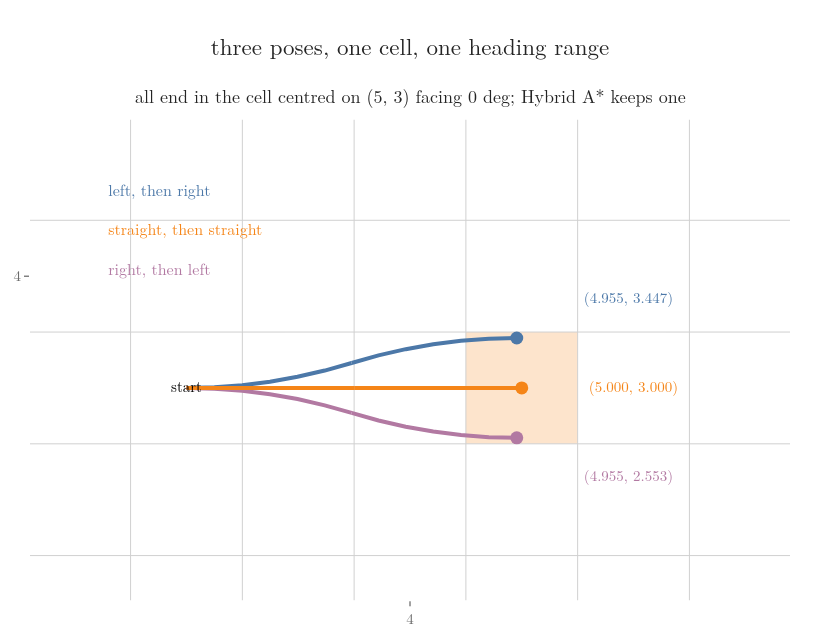

Python code for this plot:
"""Why Hybrid A* keeps one pose per cell and heading range: three ways of driving two arcs from the start, left then
right, right then left, straight then straight, all end facing 0 deg in the cell centred on (5, 3), at three
different points. Hybrid A* keeps only one of them. Run -> merge.png"""
from pathlib import Path

from carkit import START, arc, key_of
from gifkit import BLUE, ORANGE, PURPLE
from lotdraw import axes, label, layout, lot, path
from plotly.subplots import make_subplots

here = Path(__file__).parent
fig = make_subplots(rows=1, cols=1)
runs = {}
for a, b, col in (("L", "R", BLUE), ("R", "L", PURPLE), ("S", "S", ORANGE)):
    t1 = arc(START, 1, a)
    t2 = arc(tuple(t1[-1]), 1, b)
    runs[a + b] = (t1, t2, col)
keys = {key_of(tuple(t2[-1])) for t1, t2, _ in runs.values()}
assert keys == {(5, 3, 0)}
lot(fig, (1, 1), grid=True, cells={(5, 3): "rgba(245,133,24,0.22)"}, xr=(1, 7), yr=(1.5, 5))
names = {"LR": "left, then right", "RL": "right, then left", "SS": "straight, then straight"}
for k, (t1, t2, col) in runs.items():
    path(fig, t1[:, :2], (1, 1), colour=col, width=4)
    path(fig, t2[:, :2], (1, 1), colour=col, width=4)
    x, y = t2[-1][:2]
    path(fig, [(x, y)], (1, 1), colour=col, mode="markers", size=13)
    label(fig, x + 0.6, y + {"LR": 0.35, "RL": -0.35, "SS": 0.0}[k], f"({x:.3f}, {y:.3f})", (1, 1), size=15,
          colour=col, anchor="right")
    label(fig, 1.3, {"LR": 4.75, "SS": 4.4, "RL": 4.05}[k], names[k], (1, 1), size=16, colour=col, anchor="right")
label(fig, 2.0, 3.0, "start", (1, 1), size=15)
axes(fig, (1, 1), xr=(1, 7), yr=(1.5, 5))
layout(fig, "three poses, one cell, one heading range", width=820, height=640,
       subtitle="all end in the cell centred on (5, 3) facing 0 deg; Hybrid A* keeps one")
fig.write_image(here / "merge.png", scale=1)
